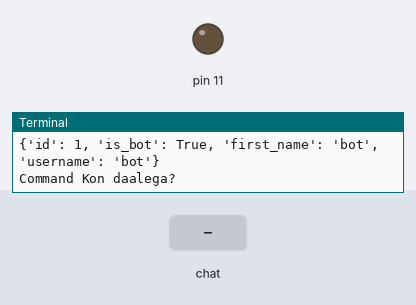
A program run on a simulated Raspberry Pi (header pin numbers). Shown: output pins drawn as LEDs (lit = HIGH), the last lines printed to the terminal. Dashed ring = blinking. The inputs (shaded band) are chosen by the test bench. The clock reads 2024-03-15 10:24:30 at power-on unless the program sets it.

Above: at 1.5 s.
1.6 s: chat message "/rescue" arrives
At 2.0 s:
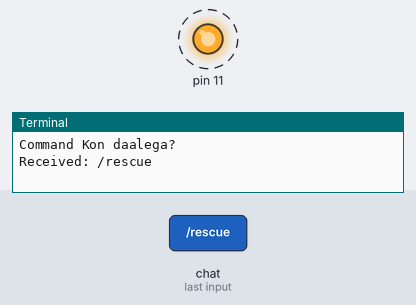
Timing chart, 0 to 10.6 s (numbered marks = the images above; inputs shaded):
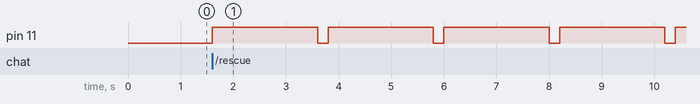

The program:

telegram.py
```python
import time, datetime
import telepot
from telepot.loop import MessageLoop
import RPi.GPIO as GPIO
GPIO.setmode(GPIO.BOARD)
GPIO.setwarnings(False)
GPIO.setup(11,GPIO.OUT)
now = datetime.datetime.now()
def action(msg):
    chat_id = msg['chat']['id']
    command = msg['text']
    print ('Received: %s' % command)
    if command == '/hi':
        telegram_bot.sendMessage (chat_id, str("Hello Peeps"))
    elif command == '/time':
        telegram_bot.sendMessage(chat_id, str(now.hour)+str(":")+str(now.minute))
    elif command == '/logo':
        telegram_bot.sendPhoto (chat_id, photo = "http://media4.s-nbcnews.com/i/MSNBC/Components/Video/201609/a_ov_Pepe_160928.jpg")
    elif command == '/file':
        telegram_bot.sendDocument(chat_id, document=open('/home/pi/7seg.py'))
    elif command == '/audio':
        telegram_bot.sendAudio(chat_id, audio=open('/home/pi/test.mp3'))
    elif command =='/blink':
        GPIO.output(11,True)
        time.sleep(1)
    elif command =='/off':
        GPIO.output(11,False)
        time.sleep(1)
    elif command=='/rescue':
        for i in range(10):
            GPIO.output(11,True)
            time.sleep(2)
            GPIO.output(11,False)
            time.sleep(0.2)


telegram_bot = telepot.Bot('775604485:AAEXAea8pa27stAuma8aexGUeExOijtfT04')
print (telegram_bot.getMe())
MessageLoop(telegram_bot, action).run_as_thread()
print ('Command Kon daalega?')
while 1:
    time.sleep(10)
```

Measured:
- after the input at 1.6 s, pin 11: alternates HIGH for 2.0 s and LOW for 0.20 s, starting at once
